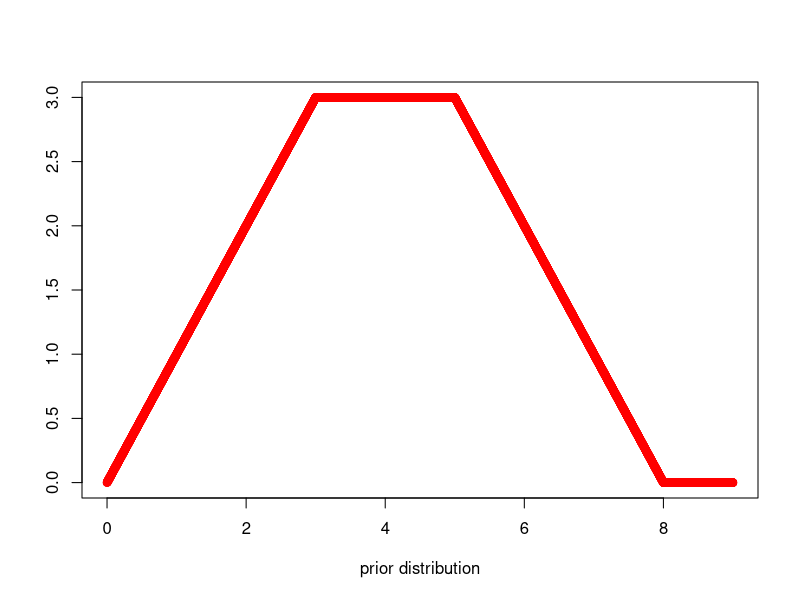
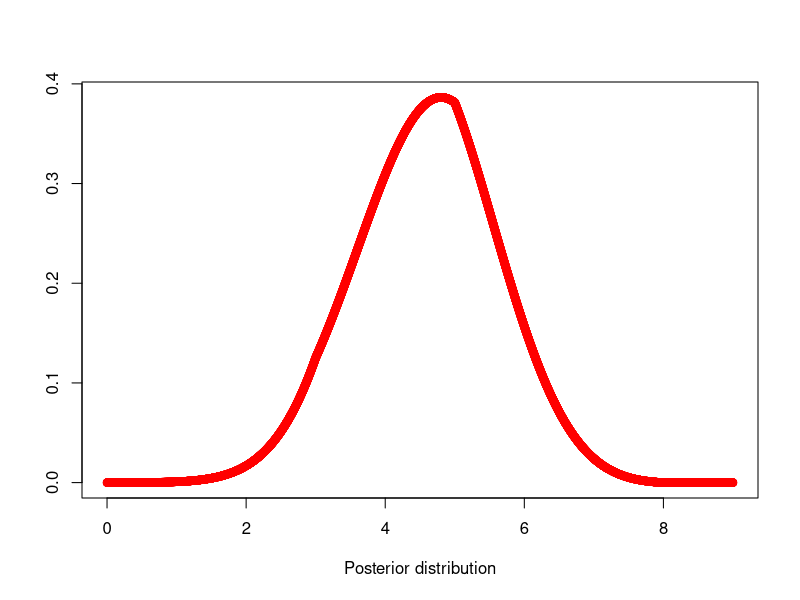

The R script that drew these images, in order:
## ---- chunk 1
qgamma(.5, 41, 5)
## ---- chunk 2
qgamma(.5, 40.5, 5)
## ---- chunk 3
x=seq(0,9,.001)
gina=rep(0,length(x))

#Now we find gina's posterior distribution numerically
#step 1 :define gina's prior piecewisely
ginaprior=function(x){
  f=rep(0,length(x))
  for(i in 1:length(x)){
    if (x[i]<=3){
      f[i]=x[i]
    }
    if (x[i]>=3 & x[i]<=5){
      f[i]=3
    }
    
    if (x[i]>=5 & x[i]<=8){
      f[i]=8-x[i]
    }
    
    if (x[i]>=8){
      f[i]=0
    }
    
  }
  return(f)
}
## ---- chunk 4
n=16
ybar=4.8025
## ---- chunk 5
#Find normalized constant using Numerical integral (The possibly computationally intensive integral)
C=integrate(function(t){ginaprior(t)*dnorm(t,mean=ybar,sd=ybar/sqrt(n))},0,9)
## ---- chunk 6
gina=(ginaprior(x)*dnorm(x,mean=ybar,sd=ybar/sqrt(n)))/C$value 
plot(x,ginaprior(x),col="red",xlab="prior distribution",ylab = "")
plot(x,gina,col="red",xlab="Posterior distribution",ylab = "")
## ---- chunk 7
#gina's posterior mean
C1=integrate(function(t){t*ginaprior(t)*dnorm(t,mean=ybar,sd=ybar/sqrt(n))},0,9)
ginamean=C1$value/C$value
ginamean
## ---- chunk 8
#gina's posterior sd
C2=integrate(function(t){t^2*ginaprior(t)*dnorm(t,mean=ybar,sd=ybar/sqrt(n))},0,9)
ginavar=C2$value/C$value-ginamean^2
ginasd=sqrt(ginavar)
ginasd
## ---- chunk 9
#90% Credible interval
c(ginamean-1.645*ginasd,ginamean+1.645*ginasd)
